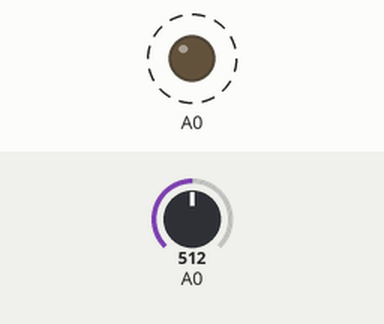
This sketch was run on a simulated Arduino Uno, built with avr-gcc and run on an emulated ATmega328P. On the bench: output pins drawn as LEDs (lit = HIGH). Dashed ring = blinking. Inputs (shaded band) come from the test bench; at power-on: A0 = 512. What the sketch prints to the serial monitor is not drawn.

Above: at 0.2 s.
Timing chart, 0 to 3.0 s (numbered marks = the images above):
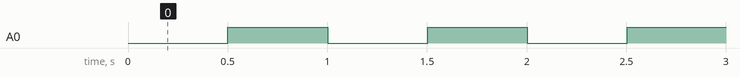

The sketch:

Multiplexer_Analogico.ino
```cpp
#include <Wire.h>


float AnalogSensorValue(boolean S0)//, boolean S1, boolean S2)
{
   // digitalWrite(12,S1);
  //digitalWrite(13,S2);
  digitalWrite(14,S0);
  int sensorValue = analogRead(A0);
  delay(500);

  sensorValue = map(sensorValue, 0, 1023, 0, 1000);
  Serial.print(sensorValue);
  Serial.println(" mV");

  return sensorValue;
}

void setup() {
  // put your setup code here, to run once:
  Serial.begin(115200);

  //pinMode(13,OUTPUT);
  //pinMode(12,OUTPUT);
  pinMode(14,OUTPUT);

}

void loop() {
  // put your main code here, to run repeatedly:

  bool S0 = LOW;
  //bool S1 = LOW;
  //bool S2 = LOW;

  Serial.println("pH:");
  //int pHsensorValue = AnalogSensorValue(S0, S1, S2);
  //float pHsensorValue = (float) analogRead(A0);
  double pH_mV = (double)AnalogSensorValue(S0);//, S1, S2);

  Serial.println(pH_mV);

  yield();

  S0 = HIGH;
  //S1 = HIGH;
  //S2 = HIGH;


  Serial.println("ORP:");
  int ORPsensorValue = (int) AnalogSensorValue(S0);//, S1, S2);
  //float ORPsensorValue = (float) analogRead(A0);
  Serial.println(ORPsensorValue);

}
```

Measured:
- by itself, A0: alternates HIGH for 0.50 s and LOW for 0.50 s
